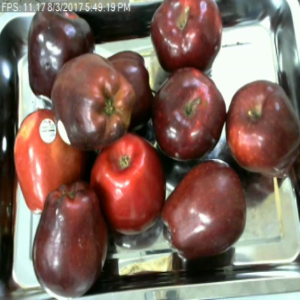
#> input picture dataset/Test/Overripe/apple_overripe_003.png, 300 x 300 px; its folder holds only this picture in this run
$ python hsv.py
#> lines starting #> are read from the running program, lines starting #| are printed output that depends on the picture; after the words box and inside, x2 and y2 are one past the last pixel; in counts of white or black regions, pixels touching at a corner belong together
# ============================================================
# BMDS2133 FRUIT RIPENESS ASSESSMENT
# HSV COLOUR SEGMENTATION
#
# Individual Algorithm:
# RGB Image
#     ↓
# RGB → HSV
#     ↓
# HSV Thresholding
#     ↓
# Morphological Opening
#     ↓
# Morphological Closing
#     ↓
# Final HSV Mask
#     ↓
# HSV Segmented Image
#     ↓
# Mean H, S, V
#     ↓
# Ripeness Assessment
# ============================================================


# ============================================================
# 1. IMPORT LIBRARIES
# ============================================================

import os
import cv2
import numpy as np
import pandas as pd
import matplotlib.pyplot as plt


# ============================================================
# 2. SETTINGS
# ============================================================

DATASET_PATH = "dataset"

RESULTS_PATH = "results/hsv"

os.makedirs(
    RESULTS_PATH,
    exist_ok=True
)


# ============================================================
# 3. FIND IMAGES
# ============================================================

def find_images(folder):

#> called with folder = 'dataset'
    image_paths = []

    for root, dirs, files in os.walk(folder):

        for file in files:

            if file.lower().endswith(
                (
                    ".jpg",
                    ".jpeg",
                    ".png",
                    ".bmp",
                    ".webp"
                )
            ):

                image_paths.append(
                    os.path.join(
                        root,
                        file
                    )
                )
#> pass 2 of the loop in find_images, `for root, dirs, files in os.walk(folder):`:
#> in process_image, image is the input picture: shape (300, 300, 3); mean B, G, R 92.9, 103.4, 128.8

    return sorted(image_paths)


# ============================================================
# 4. RIPENESS ASSESSMENT
# ============================================================

def determine_ripeness(
    h_mean,
    s_mean,
    v_mean
):

    """
    Rule-based ripeness assessment.

    IMPORTANT:
    These thresholds are initial experimental
    thresholds and should be adjusted based
    on the dataset and ground-truth results.
    """

    if (
        h_mean < 15
        and
        s_mean > 100
    ):

        return "Ripe"

    elif (
        h_mean < 30
        and
        s_mean > 70
    ):

        return "Overripe"

    else:

        return "Unripe"


# ============================================================
# 5. HSV COLOUR SEGMENTATION
# ============================================================

def hsv_segmentation(image):

    """
    Perform:

    BGR → HSV
    HSV thresholding
    Morphological opening
    Morphological closing
    """

    # --------------------------------------------------------
    # Convert image to HSV
    # --------------------------------------------------------

    hsv = cv2.cvtColor(
        image,
        cv2.COLOR_BGR2HSV
    )
#> hsv: shape (300, 300, 3); mean H, S, V 35.6, 98.9, 133.8


    # --------------------------------------------------------
    # HSV threshold values
    # --------------------------------------------------------

    lower_hsv = np.array(
        [
            0,
            40,
            30
        ],
        dtype=np.uint8
    )

    upper_hsv = np.array(
        [
            179,
            255,
            255
        ],
        dtype=np.uint8
    )


    # --------------------------------------------------------
    # HSV THRESHOLDING
    # --------------------------------------------------------

    mask = cv2.inRange(
        hsv,
        lower_hsv,
        upper_hsv
    )
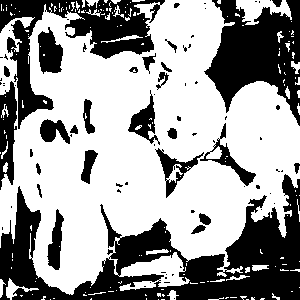
#> mask: shape (300, 300); 61.8% white; 80 black regions (52 under 20 px), largest, box (x1, y1, x2, y2) and area: (0, 174, 300, 300) 14859, (204, 0, 300, 126) 6682, (0, 0, 165, 129) 6276


    # --------------------------------------------------------
    # Morphological kernel
    # --------------------------------------------------------

    kernel = np.ones(
        (5, 5),
        np.uint8
    )


    # --------------------------------------------------------
    # MORPHOLOGICAL OPENING
    # Removes small noise
    # --------------------------------------------------------

    mask = cv2.morphologyEx(
        mask,
        cv2.MORPH_OPEN,
        kernel,
        iterations=1
    )
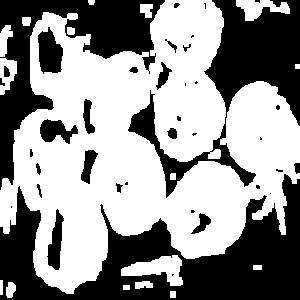
#> mask: shape (300, 300); 57.6% white; 38 black regions (16 under 20 px), largest, box (x1, y1, x2, y2) and area: (0, 174, 300, 300) 16376, (128, 0, 300, 198) 9420, (0, 0, 165, 190) 8866


    # --------------------------------------------------------
    # MORPHOLOGICAL CLOSING
    # Fills small holes
    # --------------------------------------------------------

    mask = cv2.morphologyEx(
        mask,
        cv2.MORPH_CLOSE,
        kernel,
        iterations=2
    )
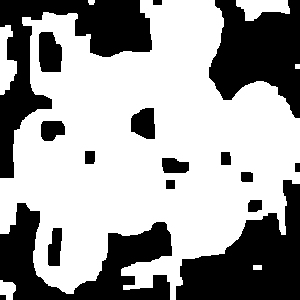
#> mask: shape (300, 300); 62.3% white; 17 black regions, largest, box (x1, y1, x2, y2) and area: (0, 0, 152, 178) 8218, (176, 180, 300, 300) 8081, (0, 203, 172, 300) 7323


    return hsv, mask


# ============================================================
# 6. CALCULATE HSV MEAN
# ============================================================

def calculate_hsv_mean(
    hsv,
    mask
):

    """
    Calculate the mean Hue, Saturation and Value
    from the segmented fruit region.
    """

    # Select only pixels inside the mask
    pixels = hsv[
        mask > 0
    ]


    # No segmented pixels
    if len(pixels) == 0:

        return (
            0.0,
            0.0,
            0.0
        )


    # Separate HSV channels
    H = pixels[:, 0]
    S = pixels[:, 1]
    V = pixels[:, 2]


    # Calculate means
    h_mean = np.mean(H)
#> h_mean = 20.51

    s_mean = np.mean(S)
#> s_mean = 128.7

    v_mean = np.mean(V)
#> v_mean = 125.6


    return (
        h_mean,
        s_mean,
        v_mean
    )


# ============================================================
# 7. PROCESS ONE IMAGE
# ============================================================

def process_image(
    image_path
):

    # --------------------------------------------------------
    # Read image
    # --------------------------------------------------------

    image = cv2.imread(
        image_path
    )


    if image is None:

        print(
            f"Cannot read image: {image_path}"
        )

        return None


    # --------------------------------------------------------
    # HSV SEGMENTATION
    # --------------------------------------------------------

    hsv, mask = hsv_segmentation(
        image
    )


    # --------------------------------------------------------
    # CALCULATE HSV MEANS
    # --------------------------------------------------------

    h_mean, s_mean, v_mean = (
        calculate_hsv_mean(
            hsv,
            mask
        )
    )
#> h_mean = 20.51; s_mean = 128.7; v_mean = 125.6


    # --------------------------------------------------------
    # RIPENESS
    # --------------------------------------------------------

    ripeness = determine_ripeness(
        h_mean,
        s_mean,
        v_mean
    )
#> ripeness = 'Overripe'


    # --------------------------------------------------------
    # HSV SEGMENTED IMAGE
    # --------------------------------------------------------

    segmented_image = cv2.bitwise_and(
        image,
        image,
        mask=mask
    )
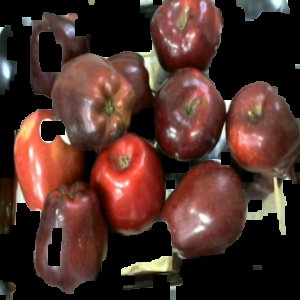
#> segmented_image: shape (300, 300, 3); mean B, G, R 41.3, 48.4, 77.5


    # --------------------------------------------------------
    # SEGMENTATION AREA
    # --------------------------------------------------------

    total_pixels = (
        mask.shape[0]
        *
        mask.shape[1]
    )
#> total_pixels = 90000

    fruit_pixels = np.count_nonzero(
        mask
    )
#> fruit_pixels = 56111


    if total_pixels > 0:

        fruit_area_percentage = (
            fruit_pixels
            /
            total_pixels
        ) * 100
#> fruit_area_percentage = 62.35

    else:

        fruit_area_percentage = 0


    # --------------------------------------------------------
    # RESULT
    # --------------------------------------------------------

    result = {

        "image":
            os.path.basename(
                image_path
            ),

        "H_mean":
            h_mean,

        "S_mean":
            s_mean,

        "V_mean":
            v_mean,

        "fruit_area_percentage":
            fruit_area_percentage,

        "ripeness":
            ripeness
    }


    return (
        result,
        image,
        hsv,
        mask,
        segmented_image
    )


# ============================================================
# 8. DISPLAY ONE IMAGE
# ============================================================

def display_image(
    image,
    hsv,
    mask,
    segmented_image,
    result
):

    # --------------------------------------------------------
    # Convert images for display
    # --------------------------------------------------------

    original_rgb = cv2.cvtColor(
        image,
        cv2.COLOR_BGR2RGB
    )


    # HSV visualisation
    hsv_display = cv2.cvtColor(
        hsv,
        cv2.COLOR_HSV2RGB
    )


    segmented_rgb = cv2.cvtColor(
        segmented_image,
        cv2.COLOR_BGR2RGB
    )


    # --------------------------------------------------------
    # Create figure
    # --------------------------------------------------------

    plt.figure(
        figsize=(16, 8)
    )


    # --------------------------------------------------------
    # Original
    # --------------------------------------------------------

    plt.subplot(
        2,
        3,
        1
    )

    plt.imshow(
        original_rgb
    )

    plt.title(
        "Original Image"
    )

    plt.axis(
        "off"
    )


    # --------------------------------------------------------
    # HSV
    # --------------------------------------------------------

    plt.subplot(
        2,
        3,
        2
    )

    plt.imshow(
        hsv_display
    )

    plt.title(
        "HSV Image"
    )

    plt.axis(
        "off"
    )


    # --------------------------------------------------------
    # HSV Mask
    # --------------------------------------------------------

    plt.subplot(
        2,
        3,
        3
    )

    plt.imshow(
        mask,
        cmap="gray"
    )

    plt.title(
        "HSV Segmentation"
    )

    plt.axis(
        "off"
    )


    # --------------------------------------------------------
    # Segmented Fruit
    # --------------------------------------------------------

    plt.subplot(
        2,
        3,
        4
    )

    plt.imshow(
        segmented_rgb
    )

    plt.title(
        "HSV Segmented Image"
    )

    plt.axis(
        "off"
    )


    # --------------------------------------------------------
    # HSV values
    # --------------------------------------------------------

    plt.subplot(
        2,
        3,
        5
    )

    plt.axis(
        "off"
    )


    hsv_text = (
        "HSV RESULTS\n\n"

        f"Mean H: "
        f"{result['H_mean']:.2f}\n"

        f"Mean S: "
        f"{result['S_mean']:.2f}\n"

        f"Mean V: "
        f"{result['V_mean']:.2f}\n\n"

        f"Fruit Area: "
        f"{result['fruit_area_percentage']:.2f}%\n\n"

        f"Ripeness: "
        f"{result['ripeness']}"
    )


    plt.text(
        0.05,
        0.95,
        hsv_text,
        verticalalignment="top",
        fontsize=12
    )


    # --------------------------------------------------------
    # Pipeline
    # --------------------------------------------------------

    plt.subplot(
        2,
        3,
        6
    )

    plt.axis(
        "off"
    )


    pipeline_text = (
        "HSV PIPELINE\n\n"

        "Input RGB Image\n"
        "↓\n"
        "RGB → HSV\n"
        "↓\n"
        "HSV Thresholding\n"
        "↓\n"
        "Morphological Opening\n"
        "↓\n"
        "Morphological Closing\n"
        "↓\n"
        "Final HSV Mask\n"
        "↓\n"
        "Ripeness Assessment"
    )


    plt.text(
        0.05,
        0.95,
        pipeline_text,
        verticalalignment="top",
        fontsize=11
    )


    plt.tight_layout()

    plt.show()


# ============================================================
# 9. MAIN PROGRAM
# ============================================================

def main():

    print(
        "\n=============================================="
    )

    print(
        " HSV COLOUR SEGMENTATION"
    )

    print(
        " FRUIT RIPENESS ASSESSMENT"
    )

    print(
        "=============================================="
    )


    # --------------------------------------------------------
    # Find images
    # --------------------------------------------------------

    image_paths = find_images(
        DATASET_PATH
    )


    print(
        f"\nImages found: {len(image_paths)}"
    )


    if len(image_paths) == 0:

        print(
            "\nERROR:"
        )

        print(
            "No images found in the dataset folder."
        )

        return


    # --------------------------------------------------------
    # Process all images
    # --------------------------------------------------------

    results = []


    for index, image_path in enumerate(
        image_paths
    ):

        processed = process_image(
            image_path
        )
#> processed = 5 items


        if processed is None:

            continue


        result = processed[0]
#> result = {'image': 'apple_overripe_003.png', 'H_mean': 20.51, 'S_mean': 128.7, 'V_mean': 125.6, 'fruit_area_percentage': 62.35, 'ripeness': 'Overripe'}

        results.append(
            result
        )


        print(
            f"Processed "
            f"{index + 1}/"
            f"{len(image_paths)}: "
            f"{result['image']}"
        )
#| Processed 1/2: apple_overripe_003.png
#> pass 2 of the loop in main, `for index, image_path in enumerate(`:
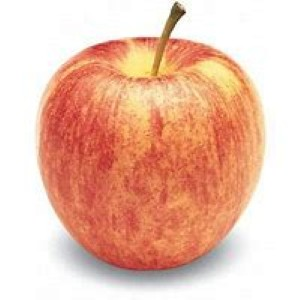
#> input picture dataset/Test/Ripe/apple_ripe_004.jpg, 300 x 300 px
#> in process_image, image is the input picture: shape (300, 300, 3); mean B, G, R 172.8, 192, 236.4
#> hsv: shape (300, 300, 3); mean H, S, V 17.7, 73.7, 236.8
#> in hsv_segmentation (call 2), `mask = cv2.inRange( hsv, lower_hsv, upper_hsv )`:
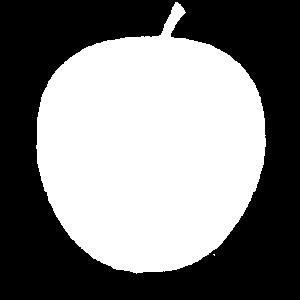
#> mask: shape (300, 300); 49.2% white; 2 white regions (1 under 20 px), largest, box (x1, y1, x2, y2) and area: (36, 2, 266, 274) 44268
#> in process_image (call 2), `h_mean, s_mean, v_mean = ( calculate_hsv_mean( hsv, mask ) )`: h_mean = 9.95; s_mean = 147.4; v_mean = 224.3
#> ripeness = 'Ripe'
#> in process_image (call 2), `segmented_image = cv2.bitwise_and( image, image, mask=mask )`:
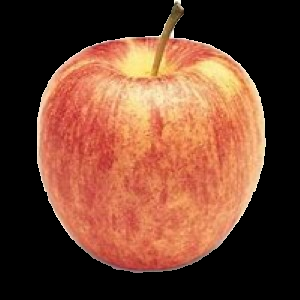
#> segmented_image: shape (300, 300, 3); mean B, G, R 47.1, 66.1, 110.4
#> fruit_pixels = 44293
#> fruit_area_percentage = 49.21
#> in main, `result = processed[0]`: result = {'image': 'apple_ripe_004.jpg', 'H_mean': 9.95, 'S_mean': 147.4, 'V_mean': 224.3, 'fruit_area_percentage': 49.21, 'ripeness': 'Ripe'}
#| Processed 2/2: apple_ripe_004.jpg


    # --------------------------------------------------------
    # Create DataFrame
    # --------------------------------------------------------

    df = pd.DataFrame(
        results
    )
#> df = table of 2 rows and 6 columns


    # --------------------------------------------------------
    # Save results
    # --------------------------------------------------------

    output_csv = os.path.join(
        RESULTS_PATH,
        "hsv_results.csv"
    )


    df.to_csv(
        output_csv,
        index=False
    )


    # ========================================================
    # SUMMARY
    # ========================================================

    print(
        "\n=============================================="
    )

    print(
        "HSV EXPERIMENT COMPLETED"
    )

    print(
        "=============================================="
    )


    print(
        f"Images processed: {len(df)}"
    )
#| Images processed: 2


    if len(df) > 0:

        print(
            f"\nAverage H Mean: "
            f"{df['H_mean'].mean():.2f}"
        )
#| Average H Mean: 15.23

        print(
            f"Average S Mean: "
            f"{df['S_mean'].mean():.2f}"
        )
#| Average S Mean: 138.07

        print(
            f"Average V Mean: "
            f"{df['V_mean'].mean():.2f}"
        )
#| Average V Mean: 174.95

        print(
            f"\nAverage Fruit Area: "
            f"{df['fruit_area_percentage'].mean():.2f}%"
        )
#| Average Fruit Area: 55.78%


        print(
            "\nRipeness Results:"
        )

        print(
            df["ripeness"].value_counts()
        )
#| ripeness
#| Overripe    1
#| Ripe        1
#| Name: count, dtype: int64


    print(
        f"\nCSV saved to:"
    )

    print(
        output_csv
    )


    # ========================================================
    # DISPLAY FIRST IMAGE
    # ========================================================

    first_result = process_image(
        image_paths[0]
    )
#> first_result = 5 items


    if first_result is not None:

        (
            result,
            image,
            hsv,
            mask,
            segmented_image
        ) = first_result
#> result = {'image': 'apple_overripe_003.png', 'H_mean': 20.51, 'S_mean': 128.7, 'V_mean': 125.6, 'fruit_area_percentage': 62.35, 'ripeness': 'Overripe'}


        print(
            "\n=============================================="
        )

        print(
            "FIRST IMAGE RESULT"
        )

        print(
            "=============================================="
        )


        print(
            f"Mean Hue: "
            f"{result['H_mean']:.2f}"
        )
#| Mean Hue: 20.51

        print(
            f"Mean Saturation: "
            f"{result['S_mean']:.2f}"
        )
#| Mean Saturation: 128.73

        print(
            f"Mean Value: "
            f"{result['V_mean']:.2f}"
        )
#| Mean Value: 125.58

        print(
            f"Fruit Area: "
            f"{result['fruit_area_percentage']:.2f}%"
        )
#| Fruit Area: 62.35%

        print(
            f"\nRipeness: "
            f"{result['ripeness']}"
        )
#| Ripeness: Overripe


        display_image(
            image,
            hsv,
            mask,
            segmented_image,
            result
        )


# ============================================================
# RUN HSV FILE DIRECTLY
# ============================================================

if __name__ == "__main__":

    main()
